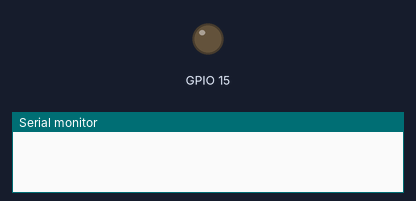
This sketch was run on a simulated ESP32. On the bench: output pins drawn as LEDs (lit = HIGH), the last lines printed to the serial monitor.

Above: at 0.0 s.
At 1.1 s:
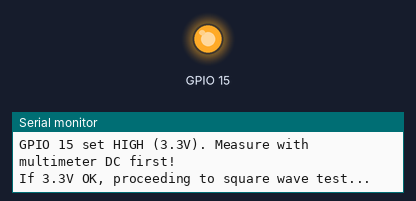
At 6.1 s:
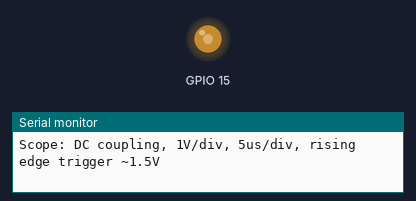
Timing chart, 0 to 7.6 s (numbered marks = the images above):
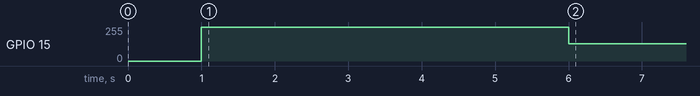

The sketch:

ESP32-IO-test-1.ino
```cpp
// Step 1: 直流测试 — 用万用表 DC 档测 GPIO15 是否为 3.3V
// Step 2: 确认后再用示波器看方波

void setup() {
    Serial.begin(115200);
    delay(1000);

    pinMode(15, OUTPUT);
    digitalWrite(15, HIGH);
    Serial.println("GPIO 15 set HIGH (3.3V). Measure with multimeter DC first!");
    Serial.println("If 3.3V OK, proceeding to square wave test...");
    delay(5000);

    // LEDC 方波：8-bit 分辨率，duty=128 = 50%
    ledcAttach(15, 100000, 8);    // 8-bit → max duty 255
    ledcWrite(15, 128);           // 128 = 50% duty
    Serial.println("Now GPIO 15 = 100kHz square wave. Check oscilloscope.");
    Serial.println("Scope: DC coupling, 1V/div, 5us/div, rising edge trigger ~1.5V");
}

void loop() {}
```
